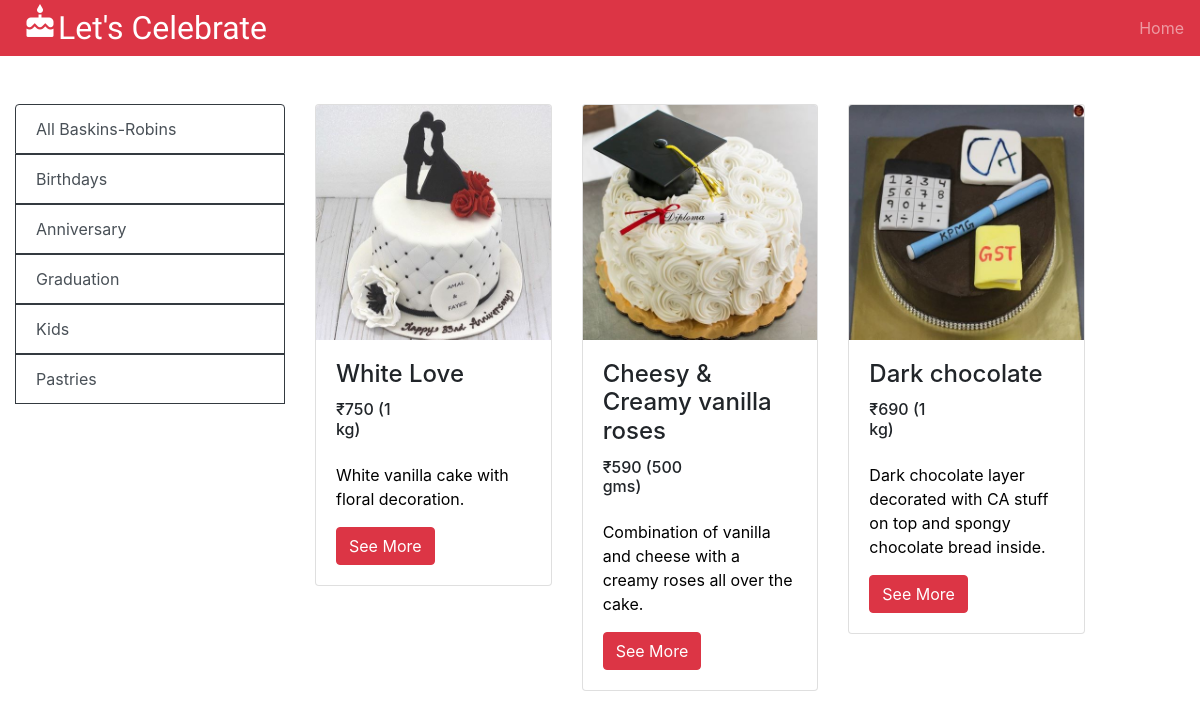
Page /brands/brbasrob/ on the committed database.
### homepage/models.py (models this page shows)
class Cakeitem(models.Model):
    user=ForeignKey(User, on_delete=models.CASCADE)
    brand=models.CharField(max_length=20,default="None")
    name=models.CharField(max_length=30, default="None")
    category=models.CharField(max_length=10)
    cimg=models.ImageField(null=True,blank=True,upload_to='images/')
    price500=models.IntegerField(null=True,blank=True)
    price1=models.IntegerField(null=True,blank=True,default=None)
    price2=models.IntegerField(null=True,blank=True,default=None)
    price3=models.IntegerField(null=True,blank=True,default=None)
    des=models.CharField(max_length=100,default="None")

### brands/views.py (the view)
# urls.py: path('brbasrob/',views.b_basrob, name="Baskin-Robins"),
def b_basrob(request, data=None):
    if data == None:
        franitem=Cakeitem.objects.filter(brand="Baskin-Robins")
    elif data == 'birth':
        franitem=Cakeitem.objects.filter(brand="Baskin-Robins").filter(category="birth")
    elif data == 'anni':
        franitem=Cakeitem.objects.filter(brand="Baskin-Robins").filter(category="anni")
    elif data == 'grad':
        franitem=Cakeitem.objects.filter(brand="Baskin-Robins").filter(category="grad")
    elif data == 'kid':
        franitem=Cakeitem.objects.filter(brand="Baskin-Robins").filter(category="kid")
    elif data == 'pastry':
        franitem=Cakeitem.objects.filter(brand="Baskin-Robins").filter(category="pastry")
    return render(request,'brbasrob.html',{'fitem':franitem})

### templates/brbasrob.html (shortened to what this page needs)
<!DOCTYPE html>
{% load static %}
<html lang="en">
<head>
  <link rel="stylesheet" href="{% static 'css/homepage.css' %}" />
  <link rel="stylesheet" href="https://maxcdn.bootstrapcdn.com/bootstrap/4.5.2/css/bootstrap.min.css">
</head>
<body>
  <nav class="navbar navbar-expand-md bg-danger navbar-dark p-0">
    <i class="material-icons" style="font-size:36px; margin-bottom: 12px; color: white; padding-left: 22px;">cake</i><a class="navbar-brand pb-0 pt-0" style="font-family: Allura;  font-size: 32px;">Let's Celebrate</a>
    <div class="collapse navbar-collapse" id="collapsibleNavbar2">
      <ul class="navbar-nav ml-auto">
        <li class="nav-item p-2">
          <a class="nav-link" href="/">Home</a>
        </li>
      </ul>
    </div>
</nav>
<div class="container-fluid my-5">
  <div class="row">
    <div class="col-sm-3">
      <div class="list-group mb-3">
        <a href="/brands/brbasrob" class="list-group-item list-group-item-action border border-dark" aria-current="true">All Baskins-Robins</a>
        <a href="{% url 'b_basrobdata' 'birth' %}"  class="list-group-item list-group-item-action border border-dark" aria-current="true">Birthdays</a>
        <a href="{% url 'b_basrobdata' 'anni' %}"  class="list-group-item list-group-item-action border border-dark" aria-current="true">Anniversary</a>
        <a href="{% url 'b_basrobdata' 'grad' %}"  class="list-group-item list-group-item-action border border-dark" aria-current="true">Graduation</a>
        <a href="{% url 'b_basrobdata' 'kid' %}"  class="list-group-item list-group-item-action border border-dark" aria-current="true">Kids</a>
        <a href="{% url 'b_basrobdata' 'pastry' %}"  class="list-group-item list-group-item-action border border-dark" aria-current="true">Pastries</a>
  </div>
</div>
<div class="col-sm-8">
    {% if fitem %}
        <div  class="row justify-content-md-center">
        {% for i in fitem %}
            <div class ="col-sm-4 mb-3">
              <div class="card">
                <img class="card-img-top" src="{{i.cimg.url}}" alt="Card image">
                <div class="card-body">
                  <h4 class="card-title">{{i.name}}</h4>
                  <div class="row">
                    <div class="col-sm-6 mb-3">
                        {% if i.price500 != None %}
                            <h6>&#8377;{{i.price500}} (500 gms)</h6>
                        {% elif i.price1 != None %}
                            <h6>&#8377;{{i.price1}} (1 kg)</h6>
                        {% elif i.price2 != None %}
                            <h6>&#8377;{{i.price2}} (2 kgs)</h6>
                        {% else %}
                            <h6>&#8377;{{i.price3}} (3 kgs)</h6>
                        {% endif %}
                    </div>
                    </div>
                  <p class="card-text" style="color: black;">{{i.des}}</p>
                  <a href="{% url 'mondetail' i.id %}"><button type="button" class="btn btn-danger" >See More</button></a>
                </div>
              </div>
            </div>
        {% endfor %}
        </div>
    {% else %}
        <h4 class= "text-center alert alert-danger">No Available Cakes</h4>
    {% endif %}
    </div>
</body>
</html>

### static/css/homepage.css (style rules this page uses)
.card-text { color: white; }

### rows in the picture
Cakeitem: cimg (picture), name "White Love", price1 "750", des "White vanilla cake with floral decoration."
Cakeitem: cimg (picture), name "Cheesy & Creamy vanilla roses", price500 "590", des "Combination of vanilla and cheese with a creamy roses all over the cake."
Cakeitem: cimg (picture), name "Dark chocolate", price1 "690", des "Dark chocolate layer decorated with CA stuff on top and spongy chocolate bread inside."
